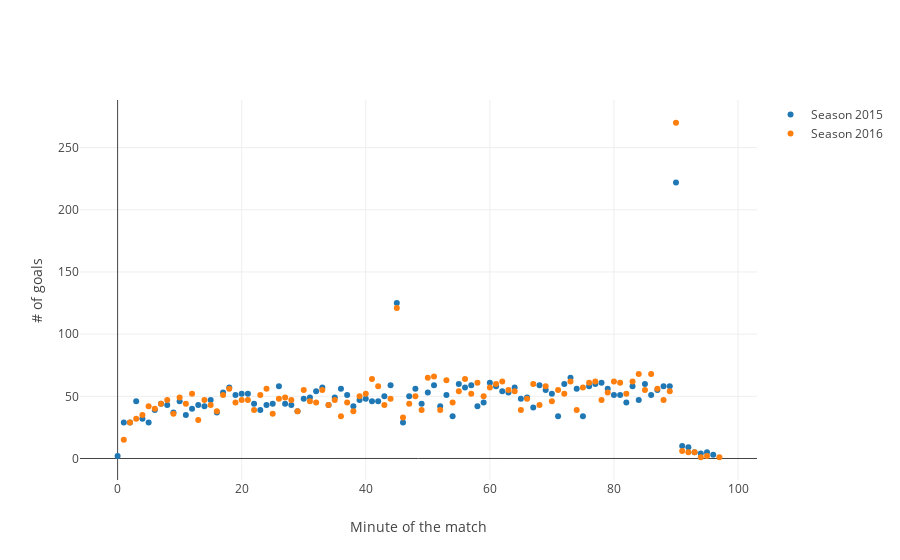

Here is the notebook cell this chart was saved with:
### Markdown cell above
### Goals distribution - Breakdown by season
Minutes when the goals occured in different seasons. Excluding the 2017 season because of the data is not consistent for this year.

### Code cell
## Goals distribution by year
goals_dist_year = df_events_distribution.groupby(['time', 'season'], as_index=False).count()

## Breaking down by season
season_2015 = goals_dist_year[goals_dist_year['season'] == 2015]
season_2016 = goals_dist_year[goals_dist_year['season'] == 2016]
## The dataset does not contain all the data for the 2017 season. For this reason, we're excluding it 
## to keep the consistency
season_2017 = goals_dist_year[goals_dist_year['season'] == 2017]

## Plotting data

fig = {
    'data': [
        {'x': season_2015['time'].values,
         'y': season_2015['id_event'].values, 'mode': 'markers', 'name': 'Season 2015'},
        {'x': season_2016['time'].values,
         'y': season_2016['id_event'].values, 'mode': 'markers', 'name': 'Season 2016'}        
    ],
    'layout': {
        'xaxis': {'title': 'Minute of the match'},
        'yaxis': {'title': "# of goals"}
    }
}
py.iplot(fig, filename='cufflinks/multiple-scatter')

### Figure 1 — Plotly figure (JSON) as saved in the notebook; plotly's stock layout.template omitted (floating-point values rounded to 4 significant figures)
{"data": [{"mode": "markers", "name": "Season 2015", "x": [0, 1, 2, 3, 4, 5, 6, 7, 8, 9, 10, 11, 12, 13, 14, 15, 16, 17, 18, 19, 20, 21, 22, 23, 24, 25, 26, 27, 28, 29, 30, 31, 32, 33, 34, 35, 36, 37, 38, 39, 40, 41, 42, 43, 44, 45, 46, 47, 48, 49, 50, 51, 52, 53, 54, 55, 56, 57, 58, 59, 60, 61, 62, 63, 64, 65, 66, 67, 68, 69, 70, 71, 72, 73, 74, 75, 76, 77, 78, 79, 80, 81, 82, 83, 84, 85, 86, 87, 88, 89, 90, 91, 92, 93, 94, 95, 96], "y": [2, 29, 29, 46, 32, 29, 39, 44, 43, 37, 46, 35, 40, 43, 42, 47, 37, 53, 57, 51, 52, 52, 44, 39, 43, 44, 58, 44, 43, 38, 48, 49, 54, 57, 43, 49, 56, 51, 42, 47, 48, 46, 46, 50, 59, 125, 29, 50, 56, 44, 53, 59, 42, 51, 34, 60, 57, 59, 42, 45, 61, 58, 54, 53, 57, 48, 49, 41, 59, 55, 52, 34, 60, 65, 56, 34, 58, 60, 61, 56, 51, 51, 45, 58, 47, 60, 51, 55, 58, 58, 222, 10, 9, 5, 4, 5, 3]}, {"mode": "markers", "name": "Season 2016", "x": [1, 2, 3, 4, 5, 6, 7, 8, 9, 10, 11, 12, 13, 14, 15, 16, 17, 18, 19, 20, 21, 22, 23, 24, 25, 26, 27, 28, 29, 30, 31, 32, 33, 34, 35, 36, 37, 38, 39, 40, 41, 42, 43, 44, 45, 46, 47, 48, 49, 50, 51, 52, 53, 54, 55, 56, 57, 58, 59, 60, 61, 62, 63, 64, 65, 66, 67, 68, 69, 70, 71, 72, 73, 74, 75, 76, 77, 78, 79, 80, 81, 82, 83, 84, 85, 86, 87, 88, 89, 90, 91, 92, 93, 94, 95, 97], "y": [15, 29, 32, 35, 42, 40, 44, 47, 36, 49, 44, 52, 31, 47, 43, 38, 51, 56, 45, 47, 47, 39, 51, 56, 36, 48, 49, 47, 38, 55, 46, 45, 55, 43, 47, 34, 45, 38, 50, 52, 64, 58, 43, 48, 121, 33, 44, 50, 39, 65, 66, 39, 63, 45, 54, 64, 52, 61, 50, 57, 60, 62, 55, 54, 39, 48, 60, 43, 58, 46, 55, 52, 62, 39, 57, 61, 62, 47, 53, 62, 61, 52, 62, 68, 55, 68, 56, 47, 54, 270, 6, 5, 5, 1, 2, 1]}], "layout": {"xaxis": {"title": "Minute of the match"}, "yaxis": {"title": "# of goals"}}}
